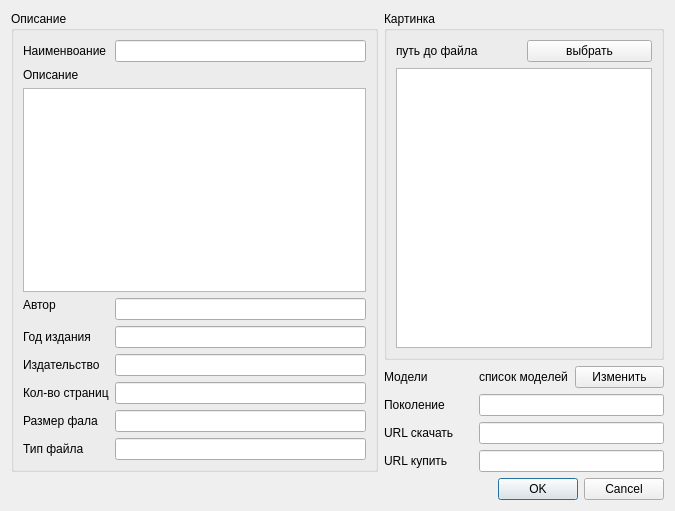
<?xml version="1.0" encoding="UTF-8"?>
<ui version="4.0">
 <class>ManualDialog</class>
 <widget class="QDialog" name="ManualDialog">
  <property name="geometry">
   <rect>
    <x>0</x>
    <y>0</y>
    <width>675</width>
    <height>511</height>
   </rect>
  </property>
  <property name="windowTitle">
   <string>Dialog</string>
  </property>
  <layout class="QGridLayout" name="gridLayout_3">
   <item row="0" column="1" colspan="3">
    <widget class="QGroupBox" name="groupBox_2">
     <property name="title">
      <string>Картинка</string>
     </property>
     <layout class="QVBoxLayout" name="verticalLayout_2">
      <item>
       <layout class="QHBoxLayout" name="horizontalLayout">
        <item>
         <widget class="QLabel" name="pathToFile">
          <property name="text">
           <string>путь до файла</string>
          </property>
         </widget>
        </item>
        <item>
         <widget class="QPushButton" name="selectFile">
          <property name="text">
           <string>выбрать</string>
          </property>
         </widget>
        </item>
       </layout>
      </item>
      <item>
       <widget class="QGraphicsView" name="graphicsView">
        <property name="maximumSize">
         <size>
          <width>16777215</width>
          <height>400</height>
         </size>
        </property>
       </widget>
      </item>
     </layout>
    </widget>
   </item>
   <item row="1" column="1">
    <widget class="QLabel" name="label_14">
     <property name="text">
      <string>Модели</string>
     </property>
    </widget>
   </item>
   <item row="1" column="2">
    <widget class="QLabel" name="models">
     <property name="text">
      <string>список моделей</string>
     </property>
    </widget>
   </item>
   <item row="1" column="3">
    <widget class="QPushButton" name="slectModel">
     <property name="text">
      <string>Изменить</string>
     </property>
    </widget>
   </item>
   <item row="2" column="1">
    <widget class="QLabel" name="label_4">
     <property name="text">
      <string>Поколение</string>
     </property>
    </widget>
   </item>
   <item row="2" column="2" colspan="2">
    <widget class="QLineEdit" name="lineGenertion"/>
   </item>
   <item row="3" column="1">
    <widget class="QLabel" name="label_10">
     <property name="text">
      <string>URL скачать</string>
     </property>
    </widget>
   </item>
   <item row="3" column="2" colspan="2">
    <widget class="QLineEdit" name="lineURLDown"/>
   </item>
   <item row="4" column="1">
    <widget class="QLabel" name="label_11">
     <property name="text">
      <string>URL купить</string>
     </property>
    </widget>
   </item>
   <item row="4" column="2" colspan="2">
    <widget class="QLineEdit" name="lineURLPay"/>
   </item>
   <item row="5" column="0" colspan="4">
    <widget class="QDialogButtonBox" name="buttonBox">
     <property name="orientation">
      <enum>Qt::Horizontal</enum>
     </property>
     <property name="standardButtons">
      <set>QDialogButtonBox::Cancel|QDialogButtonBox::Ok</set>
     </property>
    </widget>
   </item>
   <item row="0" column="0" rowspan="5">
    <widget class="QGroupBox" name="groupBox">
     <property name="title">
      <string>Описание</string>
     </property>
     <layout class="QGridLayout" name="gridLayout">
      <item row="0" column="0">
       <widget class="QLabel" name="label">
        <property name="text">
         <string>Наименвоание</string>
        </property>
       </widget>
      </item>
      <item row="0" column="1">
       <widget class="QLineEdit" name="lineName"/>
      </item>
      <item row="1" column="0" colspan="2">
       <layout class="QVBoxLayout" name="verticalLayout">
        <item>
         <widget class="QLabel" name="label_2">
          <property name="maximumSize">
           <size>
            <width>16777215</width>
            <height>20</height>
           </size>
          </property>
          <property name="text">
           <string>Описание</string>
          </property>
         </widget>
        </item>
        <item>
         <widget class="QPlainTextEdit" name="plainTextDisc">
          <property name="minimumSize">
           <size>
            <width>100</width>
            <height>100</height>
           </size>
          </property>
          <property name="maximumSize">
           <size>
            <width>16777215</width>
            <height>400</height>
           </size>
          </property>
         </widget>
        </item>
       </layout>
      </item>
      <item row="2" column="0">
       <widget class="QLabel" name="label_5">
        <property name="text">
         <string>Автор</string>
        </property>
       </widget>
      </item>
      <item row="2" column="1" rowspan="2">
       <widget class="QLineEdit" name="lineAutor"/>
      </item>
      <item row="4" column="0">
       <widget class="QLabel" name="label_3">
        <property name="text">
         <string>Год издания</string>
        </property>
       </widget>
      </item>
      <item row="4" column="1">
       <widget class="QLineEdit" name="lineYear"/>
      </item>
      <item row="5" column="0">
       <widget class="QLabel" name="label_6">
        <property name="text">
         <string>Издательство</string>
        </property>
       </widget>
      </item>
      <item row="5" column="1">
       <widget class="QLineEdit" name="lineHouse"/>
      </item>
      <item row="6" column="0">
       <widget class="QLabel" name="label_7">
        <property name="text">
         <string>Кол-во страниц</string>
        </property>
       </widget>
      </item>
      <item row="6" column="1">
       <widget class="QLineEdit" name="lineCountList"/>
      </item>
      <item row="7" column="0">
       <widget class="QLabel" name="label_8">
        <property name="text">
         <string>Размер фала</string>
        </property>
       </widget>
      </item>
      <item row="7" column="1">
       <widget class="QLineEdit" name="lineSize"/>
      </item>
      <item row="8" column="0">
       <widget class="QLabel" name="label_9">
        <property name="text">
         <string>Тип файла</string>
        </property>
       </widget>
      </item>
      <item row="8" column="1">
       <widget class="QLineEdit" name="lineType"/>
      </item>
     </layout>
    </widget>
   </item>
  </layout>
 </widget>
 <resources/>
 <connections>
  <connection>
   <sender>buttonBox</sender>
   <signal>accepted()</signal>
   <receiver>ManualDialog</receiver>
   <slot>accept()</slot>
   <hints>
    <hint type="sourcelabel">
     <x>248</x>
     <y>254</y>
    </hint>
    <hint type="destinationlabel">
     <x>157</x>
     <y>274</y>
    </hint>
   </hints>
  </connection>
  <connection>
   <sender>buttonBox</sender>
   <signal>rejected()</signal>
   <receiver>ManualDialog</receiver>
   <slot>reject()</slot>
   <hints>
    <hint type="sourcelabel">
     <x>316</x>
     <y>260</y>
    </hint>
    <hint type="destinationlabel">
     <x>286</x>
     <y>274</y>
    </hint>
   </hints>
  </connection>
 </connections>
</ui>
